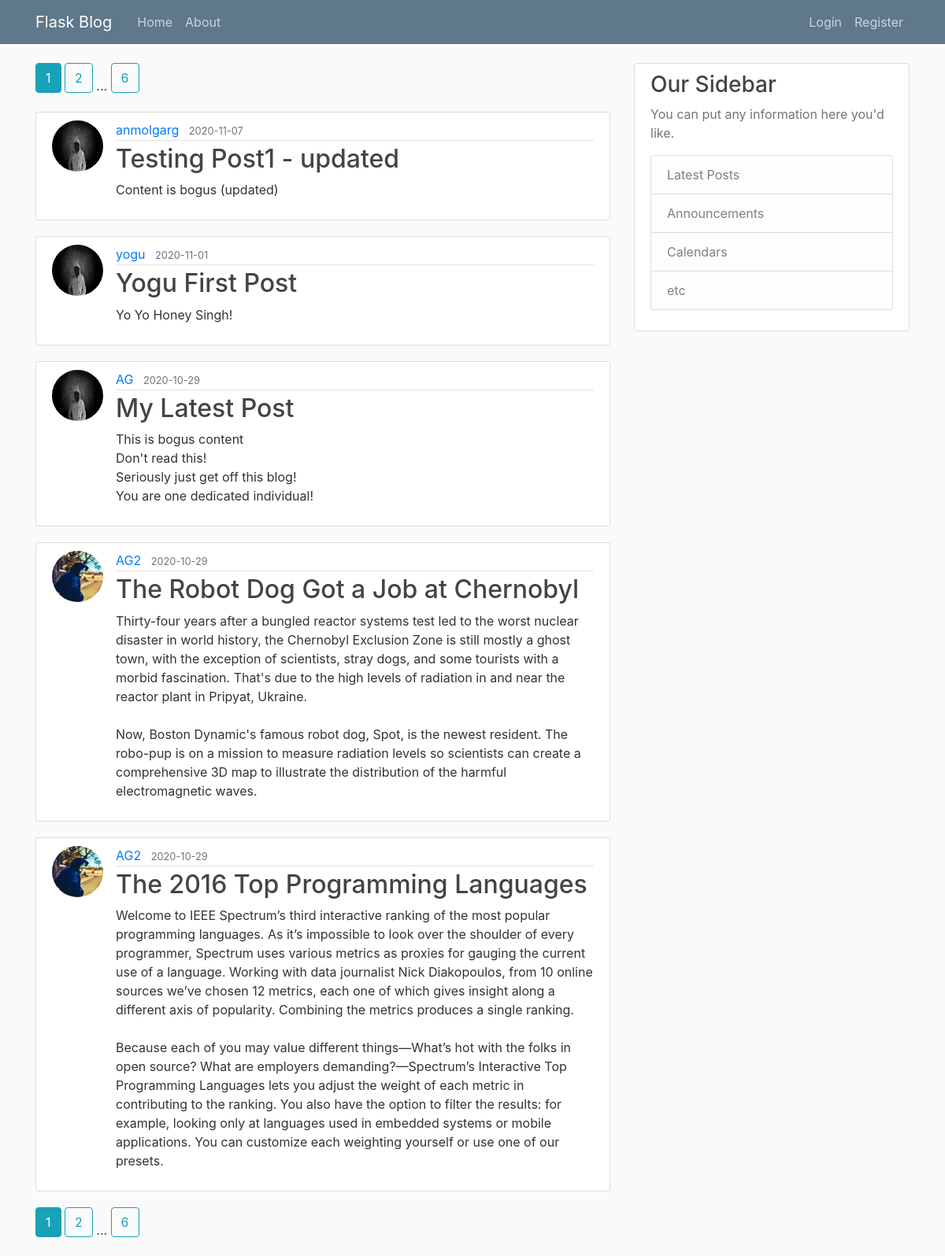
The page /home on the database its author committed.
### blog_website/models.py (models this page shows, shortened)
class Post(db.Model):
    id = db.Column(db.Integer, primary_key=True)
    title = db.Column(db.String(100), nullable=False)
    date_posted = db.Column(db.DateTime, nullable=False, default=datetime.utcnow)
    content = db.Column(db.Text, nullable=False)
    user_id = db.Column(db.Integer, db.ForeignKey('user.id'), nullable=False)

class User(db.Model, UserMixin):
    id = db.Column(db.Integer, primary_key=True)
    username = db.Column(db.String(20), unique=True, nullable=False)
    email = db.Column(db.String(120), unique=True, nullable=False)
    image_file = db.Column(db.String(20), nullable=False, default='default.jpg')
    password = db.Column(db.String(60), nullable=False)
    posts = db.relationship('Post', backref='author', lazy=True)

### blog_website/main/routes.py (the view)
@main.route("/")
@main.route("/home")
def hello():
    page = request.args.get('page', 1, type=int)
    postings = Post.query.order_by(Post.date_posted.desc()).paginate(per_page=5, page=page)
    return render_template('home.html', posts=postings)

### blog_website/templates/home.html
{% extends 'layout.html' %}
{% block cont %}
    {% for page_num in posts.iter_pages(left_edge=2, right_edge=1, left_current=2, right_current=2) %}
        {% if page_num %}
            {% if posts.page == page_num %}
                <a class="btn btn-info mb-4" href="{{ url_for('main.hello', page=page_num) }}">{{ page_num }}</a>
            {% else %}
                <a class="btn btn-outline-info mb-4" href="{{ url_for('main.hello', page=page_num) }}">{{ page_num }}</a>
            {% endif %}
        {% else %}
            ...
        {% endif %}
    {% endfor %}
    {% for single_post in posts.items %}
        <article class="media content-section">
            <img class="rounded-circle article-img" src="{{ url_for('static', filename='profile_pics/' + single_post.author.image_file) }}">
            <div class="media-body">
            <div class="article-metadata">
                <a class="mr-2" href="{{ url_for('users.user_posts', username=single_post.author.username) }}">{{ single_post.author.username }}</a>
                <small class="text-muted">{{ single_post.date_posted.strftime('%Y-%m-%d') }}</small>
            </div>
            <h2><a class="article-title" href="{{ url_for('posts.post', post_id=single_post.id) }}">{{ single_post.title }}</a></h2>
            <p class="article-content">{{ single_post.content }}</p>
            </div>
        </article>
    {% endfor %}
    {% for page_num in posts.iter_pages(left_edge=2, right_edge=1, left_current=2, right_current=2) %}
        {% if page_num %}
            {% if posts.page == page_num %}
                <a class="btn btn-info mb-4" href="{{ url_for('main.hello', page=page_num) }}">{{ page_num }}</a>
            {% else %}
                <a class="btn btn-outline-info mb-4" href="{{ url_for('main.hello', page=page_num) }}">{{ page_num }}</a>
            {% endif %}
        {% else %}
            ...
        {% endif %}
    {% endfor %}
{% endblock cont %}

### blog_website/templates/layout.html (shortened to what this page needs)
<!DOCTYPE html>
<html>
<head>
     <link rel="stylesheet" href="https://maxcdn.bootstrapcdn.com/bootstrap/4.0.0/css/bootstrap.min.css">
     <link rel="stylesheet" type="text/css" href="{{ url_for('static', filename='main.css') }}">
</head>
<body>
    <header class="site-header">
        <nav class="navbar navbar-expand-md navbar-dark bg-steel fixed-top">
          <div class="container">
            <a class="navbar-brand mr-4" href="/">Flask Blog</a>
            <div class="collapse navbar-collapse" id="navbarToggle">
              <div class="navbar-nav mr-auto">
                <a class="nav-item nav-link" href="{{ url_for('main.hello') }}">Home</a>
                <a class="nav-item nav-link" href="{{ url_for('main.abt') }}">About</a>
              </div>
              <div class="navbar-nav">
                {% if current_user.is_authenticated %}
                  <a class="nav-item nav-link" href="{{ url_for('posts.new_post') }}">New Post</a>
                  <a class="nav-item nav-link" href="{{ url_for('users.account') }}">Account</a>
                  <a class="nav-item nav-link" href="{{ url_for('users.logout') }}">Logout</a>
                {% else %}
                  <a class="nav-item nav-link" href="{{ url_for('users.login') }}">Login</a>
                  <a class="nav-item nav-link" href="{{ url_for('users.register') }}">Register</a>
                {% endif %}
              </div>
            </div>
          </div>
        </nav>
    </header>
    <main role="main" class="container">
        <div class="row">
          <div class="col-md-8">
            {% block cont %}{% endblock %}
          </div>
          <div class="col-md-4">
            <div class="content-section">
              <h3>Our Sidebar</h3>
              <p class='text-muted'>You can put any information here you'd like.
                <ul class="list-group">
                  <li class="list-group-item list-group-item-light">Latest Posts</li>
                  <li class="list-group-item list-group-item-light">Announcements</li>
                  <li class="list-group-item list-group-item-light">Calendars</li>
                  <li class="list-group-item list-group-item-light">etc</li>
                </ul>
              </p>
            </div>
          </div>
        </div>
    </main>
</body>
</html>

### blog_website/static/main.css (style rules this page uses)
body { background: #fafafa; color: #333333; margin-top: 5rem; }
h1, h2, h3, h4, h5, h6 { color: #444444; }
.bg-steel { background-color: #5f788a; }
.site-header .navbar-nav .nav-link { color: #cbd5db; }
.content-section { background: #ffffff; padding: 10px 20px; border: 1px solid #dddddd; border-radius: 3px; margin-bottom: 20px; }
.article-title { color: #444444; }
.article-content { white-space: pre-line; }
.article-img { height: 65px; width: 65px; margin-right: 16px; }
.article-metadata { padding-bottom: 1px; margin-bottom: 4px; border-bottom: 1px solid #e3e3e3 }

### rows shown on the page
Post: image_file (placeholder picture), author.username "anmolgarg", date_posted "2020-11-07", title "Testing Post1 - updated", content "Content is bogus (updated)"
Post: image_file (placeholder picture), author.username "yogu", date_posted "2020-11-01", title "Yogu First Post", content "Yo Yo Honey Singh!"
Post: image_file (picture), author.username "AG", date_posted "2020-10-29", title "My Latest Post", content "This is bogus content Don't read this! Seriously just get off this blog! You are one dedicated individual!"
Post: image_file (picture), author.username "AG2", date_posted "2020-10-29", title "The Robot Dog Got a Job at Chernobyl", content "Thirty-four years after a bungled reactor systems test led to the worst nuclear disaster in world history, the Chernobyl Exclusion Zone is still mostly a ghost town, with the exception of scientists, stray dogs, and some tourists with a morbid fascination. That's due to the high levels of radiation in and near the reactor plant in Pripyat, Ukraine. Now, Boston Dynamic's famous robot dog, Spot, is the newest resident. The robo-pup is on a mission to measure radiation levels so scientists can create a comprehensive 3D map to illustrate the distribution of the harmful electromagnetic waves."
Post: image_file (picture), author.username "AG2", date_posted "2020-10-29", title "The 2016 Top Programming Languages", content "Welcome to IEEE Spectrum’s third interactive ranking of the most popular programming languages. As it’s impossible to look over the shoulder of every programmer, Spectrum uses various metrics as proxies for gauging the current use of a language. Working with data journalist Nick Diakopoulos, from 10 online sources we’ve chosen 12 metrics, each one of which gives insight along a different axis of popularity. Combining the metrics produces a single ranking. Because each of you may value different things—What’s hot with the folks in open source? What are employers demanding?—Spectrum’s Interactive Top Programming Languages lets you adjust the weight of each metric in contributing to the…"

### other values the page prints
{{ page_num }} "1"
{{ page_num }} "2" "6"
